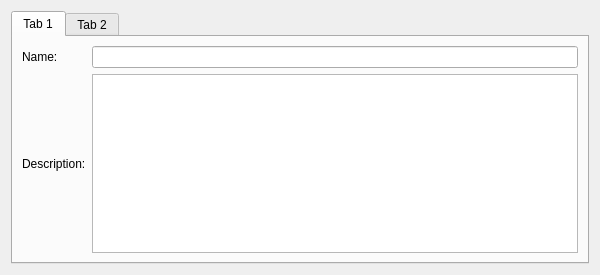
<?xml version="1.0" encoding="UTF-8"?>
<ui version="4.0">
 <class>TypeExclusionDetails</class>
 <widget class="QWidget" name="TypeExclusionDetails">
  <property name="geometry">
   <rect>
    <x>0</x>
    <y>0</y>
    <width>600</width>
    <height>275</height>
   </rect>
  </property>
  <property name="minimumSize">
   <size>
    <width>600</width>
    <height>270</height>
   </size>
  </property>
  <property name="maximumSize">
   <size>
    <width>16777215</width>
    <height>275</height>
   </size>
  </property>
  <property name="windowTitle">
   <string>Form</string>
  </property>
  <layout class="QVBoxLayout" name="verticalLayout_3">
   <item>
    <widget class="QTabWidget" name="tabWidget">
     <property name="currentIndex">
      <number>0</number>
     </property>
     <widget class="QWidget" name="tab">
      <attribute name="title">
       <string>Tab 1</string>
      </attribute>
      <layout class="QVBoxLayout" name="verticalLayout">
       <item>
        <layout class="QGridLayout" name="gridLayout">
         <item row="1" column="1">
          <widget class="QTextEdit" name="edtDesc"/>
         </item>
         <item row="0" column="1">
          <widget class="QLineEdit" name="edtName"/>
         </item>
         <item row="1" column="0">
          <widget class="QLabel" name="label_2">
           <property name="text">
            <string>Description:</string>
           </property>
          </widget>
         </item>
         <item row="0" column="0">
          <widget class="QLabel" name="label">
           <property name="text">
            <string>Name:</string>
           </property>
          </widget>
         </item>
        </layout>
       </item>
      </layout>
     </widget>
     <widget class="QWidget" name="tab_2">
      <attribute name="title">
       <string>Tab 2</string>
      </attribute>
      <layout class="QVBoxLayout" name="verticalLayout_2">
       <item>
        <layout class="QVBoxLayout" name="vlTypeEx"/>
       </item>
      </layout>
     </widget>
    </widget>
   </item>
  </layout>
 </widget>
 <resources/>
 <connections/>
</ui>
